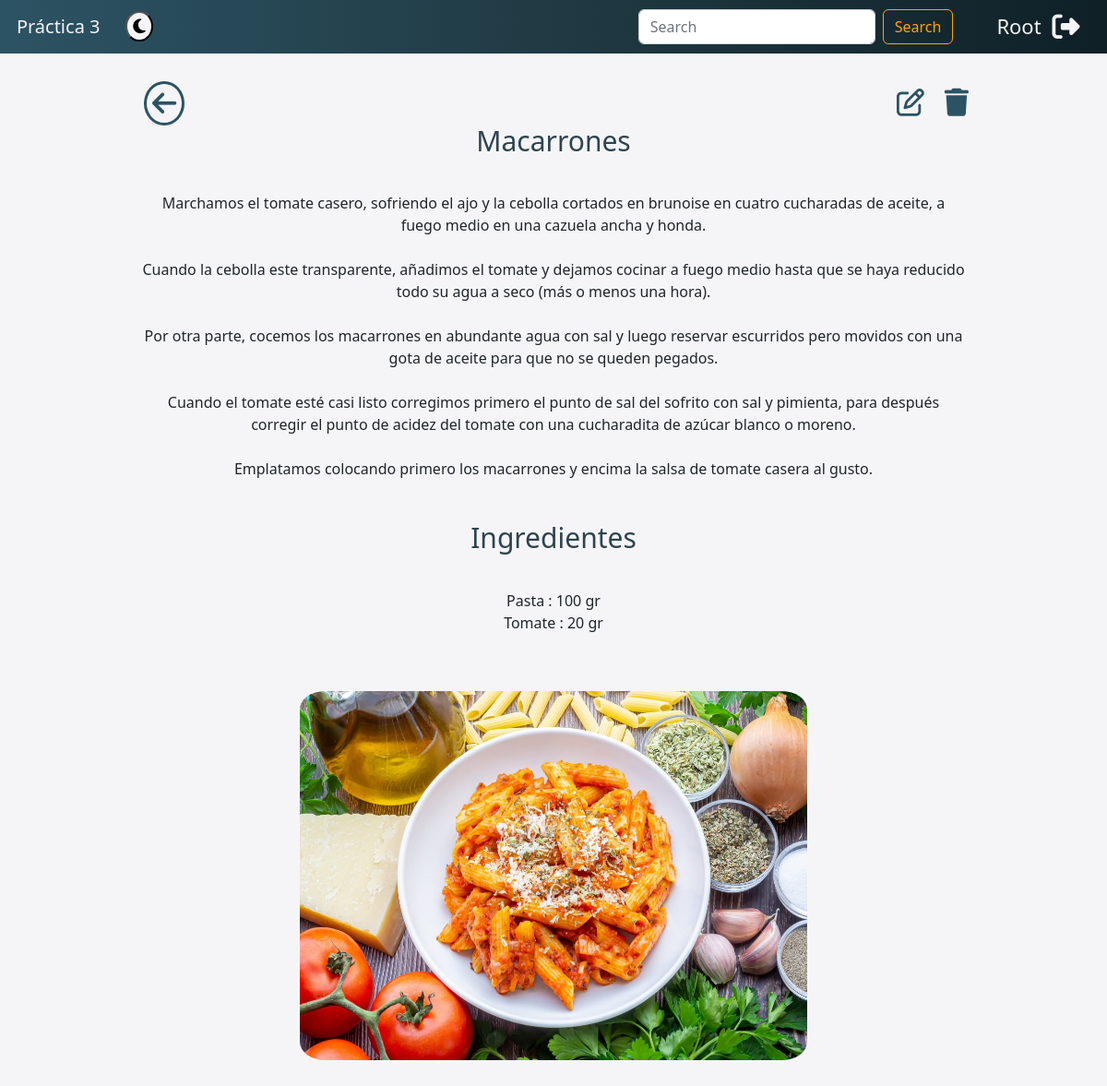
Page /recetas/63/ (signed in) on the committed database.
### recetas/models.py (models this page shows, shortened)
class Receta(models.Model):
	nombre       = models.CharField(max_length=200, validators=[validate_mayus])
	preparación  = models.TextField(max_length=5000, validators=[validate_mayus])
	foto         = models.FileField(upload_to='media/fotos')

class Ingrediente(models.Model):
	nombre        = models.CharField(max_length=100)
	cantidad      = models.PositiveSmallIntegerField()
	unidades      = models.CharField(max_length=5)
	receta        = models.ForeignKey(Receta, on_delete=models.CASCADE)

### recetas/views.py (the view)
# urls.py: path('recetas/<int:id>/', views.detalles, name='detalles'),
def detalles(request, id):
    receta = Receta.objects.get(id = id)
    ingredientes = Ingrediente.objects.filter(receta = receta)
    return render(request, "detalles.html", {'receta': receta, 'ingredientes': ingredientes})

### recetas/templates/detalles.html (shortened to what this page needs)
{% extends 'base.html' %}
{% block contenido %}
    {% load static %}
    <link rel="stylesheet" href="{% static 'css/detalles.css' %}">
    <a class="fas fa-arrow-left" href="/"></a>
    {% if user.is_authenticated %}
        <a class="far fa-edit" href="{% url 'editar_receta' receta.id %}"></a>
    {% endif %}
    {% if user.is_superuser %}
        <a type="button" class="fas fa-trash" data-bs-toggle="modal" data-bs-target="#exampleModal"></a>
    {% endif %}
    <div class="div-detalles-comida" id="div-detalles-comida">
        <br><br><br>
        <p class="p-detalles-titulo">{{receta.nombre}}</p>
        <p class="p-detalles-receta">{{receta.preparación|linebreaksbr}}</p>
        {% if ingredientes %}
            <br>
            <p class="p-detalles-titulo">Ingredientes</p>
            <p class="p-detalles-receta">
                {% for ingrediente in ingredientes %}
                    {{ingrediente.nombre}} : {{ingrediente.cantidad}} {{ingrediente.unidades}}<br>
                {% endfor %}
            </p>
        {% endif %}
        <br>
        <img src="/{{receta.foto}}" class="detalles-imagen">
    </div>
{% endblock %}

### recetas/templates/base.html (shortened to what this page needs)
{% load static %}
<!DOCTYPE html>
<html lang="en">
<head>
	<link href="https://cdn.jsdelivr.net/npm/bootstrap@5.2.2/dist/css/bootstrap.min.css" rel="stylesheet">
	<link rel="stylesheet" href="{% static 'css/base.css' %}">
</head>
<body>
	<header>
		<nav class="navbar navbar-expand-lg bg-light" id="barra">
			<div class="container-fluid">
				<a class="navbar-brand" href="/">Práctica 3</a>
				<button class="switch" id="switch">
					<span><i class="fas fa-moon"></i></span>
				</button>
				<div class="collapse navbar-collapse" id="navbarSupportedContent">
					<form class="d-flex" role="search" method="GET" action="/">
						<input class="form-control me-2" type="search" placeholder="Search" aria-label="Search" name="searchInput">
						<button class="btn btn-outline-success" type="submit" id="boton-busqueda">Search</button>
					</form>
				</div>
				{% if user.is_authenticated %}
					<a class="nombre_usuario">{{ user.get_username }}</a>
					<a class="fas fa-sign-out-alt" href="{% url 'logout' %}?next={{ request.path }}"></a>
				{% else %}
					<a class="fas fa-user-circle" href="{% url 'login' %}?next={{ request.path }}"></a>
				{% endif %}
			</div>
		</nav>
	</header>
	<div class="container">
		{% block contenido %}
		{% endblock %}
	</div>
</body>
</html>

### recetas/static/css/base.css (style rules this page uses)
.navbar-brand { font-weight: 300; color: #f5f5f7; padding: 0.5%; }
.switch { font-size: 18px; border-radius: 100%; background-color: #f5f5f7; margin-left: 0.5%; }
.navbar.navbar-expand-lg.bg-light { background: #0F2027; background: -webkit-linear-gradient(to right, #2C5364, #203A43, #0F2027); background: linear-gradient(to right, #2C5364, #203A43, #0F2027); }
.btn.btn-outline-success { color: orange; border-color: orange; }
.nombre_usuario { text-decoration: none; text-transform: capitalize; font-size: 22px; color: #f5f5f7; margin-left: 4%; margin-right: 1%; }
.fas.fa-sign-out-alt { text-decoration: none; font-size: 30px; color: #f5f5f7; background-color: #0F2027; margin-right: 1.5%; }
body { background-color: #f5f5f7; transition: .3s ease all; margin-bottom: 3%; }
.fas.fa-arrow-left { padding: 6px; position: absolute; margin-top: 2.5%; left: 13%; text-decoration: none; border: solid; border-radius: 100%; border-width: 3px; font-size: 30px; color: #2C5364; }
.far.fa-edit { padding: 6px; position: absolute; margin-top: 2.7%; right: 16%; text-decoration: none; font-size: 30px; color: #2C5364; }
.fas.fa-trash { padding: 6px; position: absolute; margin-top: 2.7%; right: 12%; text-decoration: none; font-size: 30px; color: #2C5364; }

### recetas/static/css/detalles.css (style rules this page uses)
.div-detalles-comida { text-align: center; }
.p-detalles-titulo { text-align: center; color: #2d444e; font-weight: 500; font-size: 30px; margin-bottom: 3%; }
.p-detalles-receta { font-size: 16px; margin-right: 10%; margin-left: 10%; }
.detalles-imagen { width: 550px; height: 400px; border-radius: 5%; margin-top: 2%; margin-bottom: 5%; }

### rows in the picture
Receta: nombre "Macarrones", preparación "Marchamos el tomate casero, sofriendo el ajo y la cebolla cortados en brunoise en cuatro cucharadas de aceite, a fuego medio en una cazuela ancha y honda. Cuando la cebolla este transparente, añadimos el tomate y dejamos cocinar a fuego medio hasta que se haya reducido todo su agua a seco (más o menos una hora). Por otra parte, cocemos los macarrones en abundante agua con sal y luego reservar escurridos pero movidos con una gota de aceite para que no se queden pegados. Cuando el tomate esté casi listo corregimos primero el punto de sal del sofrito con sal y pimienta, para después corregir el punto de acidez del tomate con una cucharadita de azúcar blanco o moreno. Emplatamos colocando…", foto (picture)
Ingrediente: nombre "Pasta", cantidad "100", unidades "gr"
Ingrediente: nombre "Tomate", cantidad "20", unidades "gr"

### other values in the picture
{{ user.get_username }} "Root"
